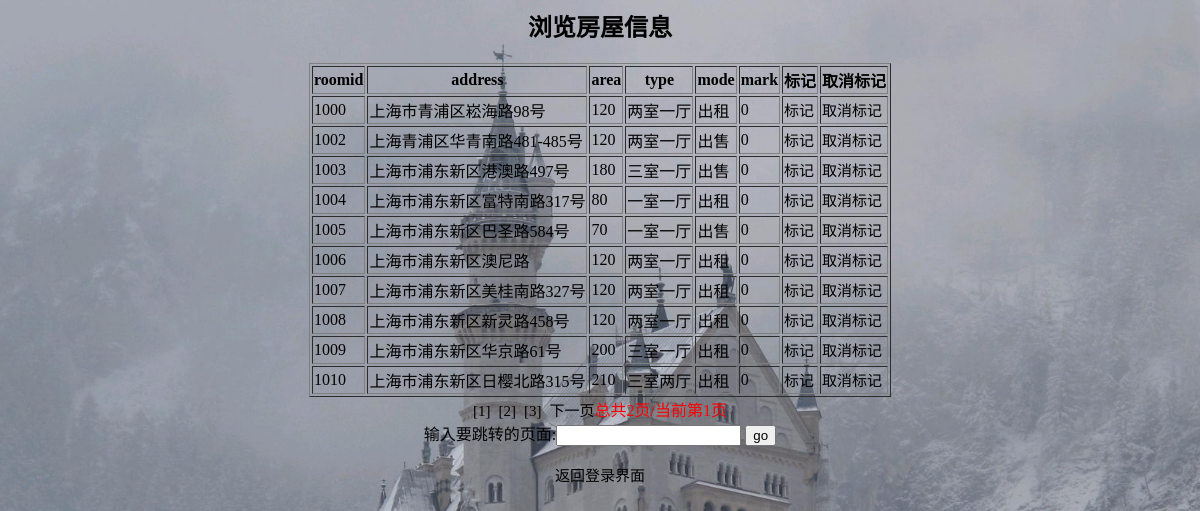
Page /HouserMange/BrowseMessage.php on the committed database.
### tables this page shows
CREATE TABLE `home` (
  `roomid` varchar(32) NOT NULL,
  `address` varchar(32) default NULL,
  `area` varchar(32) default NULL,
  `type` varchar(32) default NULL,
  `mode` varchar(32) default NULL,
  `mark` int(11) default '0',
  PRIMARY KEY  (`roomid`)
);

### HouserMange/mysqlTools.class.php (called while the page is built, shortened)
<?php
  class mysqlTools{
  	private $user="root";
  	private $pwd="root";
  	private $localhost="localhost";
  	private $conn;
  	public function __construct(){
  		$this->conn=mysql_connect($this->localhost,$this->user,$this->pwd) or die("连接出错".mysql_error());
  	}
  public function execute_dql_fenyaPage($sql1,$sql2,$page){
 	 	$res1=mysql_query($sql1,$this->conn) or die("1".mysql_error());
  		$arr = array();
  		while($row = mysql_fetch_assoc($res1)){
  			$arr[]=$row;
  		}
  		$res2 = mysql_query($sql2,$this->conn) or die("2".mysql_error());
  		if($row = mysql_fetch_row($res2)){
  			$page->rowCount= $row[0];
  		}
  		$page->pageCount = ceil($page->rowCount/$page->pageSize);
  		$page->res_array = $arr;
  	}
  }
?>

### HouserMange/publishServer.php (the view, shortened to what this page needs)
<?php
require_once 'mysqlTools.class.php';
class publishServer{
	public function browse_Mes($page){
		$pageStat = ($page->getPageNow()-1)*$page->getPageSize();
		$mst = new mysqlTools();
		$sql1 ="select * from home limit ".$pageStat.",".$page->getPageSize();
		$sql2 = "select count(roomid) C from home";
		$mst->execute_dql_fenyaPage($sql1,$sql2,$page);
	}
	function pageInfoDeal($page){
			$page->gotoUrl="BrowseMessage.php";
  			$navigate ="<table border=1><tr><th>roomid</th><th>address</th><th>area</th><th>type</th><th>mode</th><th>mark</th><th>标记</th><th>取消标记</th></tr>";
			for($i=0;$i<count($page->res_array);$i++){
				$row = $page->res_array[$i];
				$navigate.="<tr><td>{$row['roomid']}</td><td>{$row['address']}</td><td>{$row['area']}</td><td>{$row['type']}</td><td>{$row['mode']}</td><td>{$row['mark']}</td>"
				."<td><a href='BrowseMessage.php?mark=1&roomid={$row['roomid']}'>标记</a></td><td><a href='BrowseMessage.php?mark=0&roomid={$row['roomid']}'>取消标记</a></td></tr>";
			}
			$navigate.= "</table>";
			$start = floor(($page->pageNow-1)/$page->pageWhole)*$page->pageWhole+1;
			$index =$start+$page->pageWhole;
			if($page->pageNow<=$page->pageWhole){
				$start=1;
			}else{
				$navigate.= "<a href='{$page->gotoUrl}?pageNow=".($start-1)."'><<</a>";
			}
			for(;$start<$index;$start++){
				$navigate.= "<a href='{$page->gotoUrl}?pageNow=$start'>[$start]</a>&nbsp;&nbsp;";
			}
			if($page->pageNow<$page->pageCount){
				$pageDown=$page->pageNow+1;
				$navigate.= "<a href='{$page->gotoUrl}?pageNow=$pageDown'>下一页</a>";
			}
			$navigate.="总共".$page->pageCount."页/当前第".$page->pageNow."页";
			$page->navigate = $navigate;
			echo $page->navigate;
			}
}
?>

### HouserMange/BrowseMessage.php (shortened to what this page needs)
<html>
<head>
<link href="bg.css" type="text/css" rel="stylesheet">
</head>
<body>
<center>
<h2>浏览房屋信息</h2>
<font color="red">
	<?php
		require_once 'publishServer.php';
		$page = new page();
		$phs = new publishServer();
		if($_GET['mark'] == 1){
			$phs->mark($_GET['roomid']);
		}else if ($_GET['mark'] == 0){
			$phs->cancel_mark($_GET['roomid']);
		}
		if(empty($_GET['pageNow'])){
			$page->pageNow=1;
		}else{
			$page->pageNow=$_GET['pageNow'];
		}
		$phs->browse_Mes($page);
		$phs->pageInfoDeal($page);
	?>
</font>
<form action="BrowseMessage.php" >
	输入要跳转的页面:<input type="text" name="pageNow"/>
	<input type="submit" value="go"/><br/>
<?php
	if($_COOKIE['user'] != NULL)
		echo "<a href='Main.php'>返回主界面</a>";
	else
		echo "<br/><a href='index.php'>返回登录界面</a>";
?>
</form>
</center>
</body>
</html>

### HouserMange/bg.css (style rules this page uses)
body { background:url(bg.jpg) top center no-repeat; background-size:cover; }
a:link { font-size: 15px; color: black; text-decoration: none; }

### rows in the picture
home: roomid "1000", address "上海市青浦区崧海路98号", area "120", type "两室一厅", mode "出租", mark "0"
home: roomid "1002", address "上海青浦区华青南路481-485号", area "120", type "两室一厅", mode "出售", mark "0"
home: roomid "1003", address "上海市浦东新区港澳路497号", area "180", type "三室一厅", mode "出售", mark "0"
home: roomid "1004", address "上海市浦东新区富特南路317号", area "80", type "一室一厅", mode "出租", mark "0"
home: roomid "1005", address "上海市浦东新区巴圣路584号", area "70", type "一室一厅", mode "出售", mark "0"
home: roomid "1006", address "上海市浦东新区澳尼路", area "120", type "两室一厅", mode "出租", mark "0"
home: roomid "1007", address "上海市浦东新区美桂南路327号", area "120", type "两室一厅", mode "出租", mark "0"
home: roomid "1008", address "上海市浦东新区新灵路458号", area "120", type "两室一厅", mode "出租", mark "0"
home: roomid "1009", address "上海市浦东新区华京路61号", area "200", type "三室一厅", mode "出租", mark "0"
home: roomid "1010", address "上海市浦东新区日樱北路315号", area "210", type "三室两厅", mode "出租", mark "0"

### other values in the picture
$page->navigate "总共2页/当前第1页"
